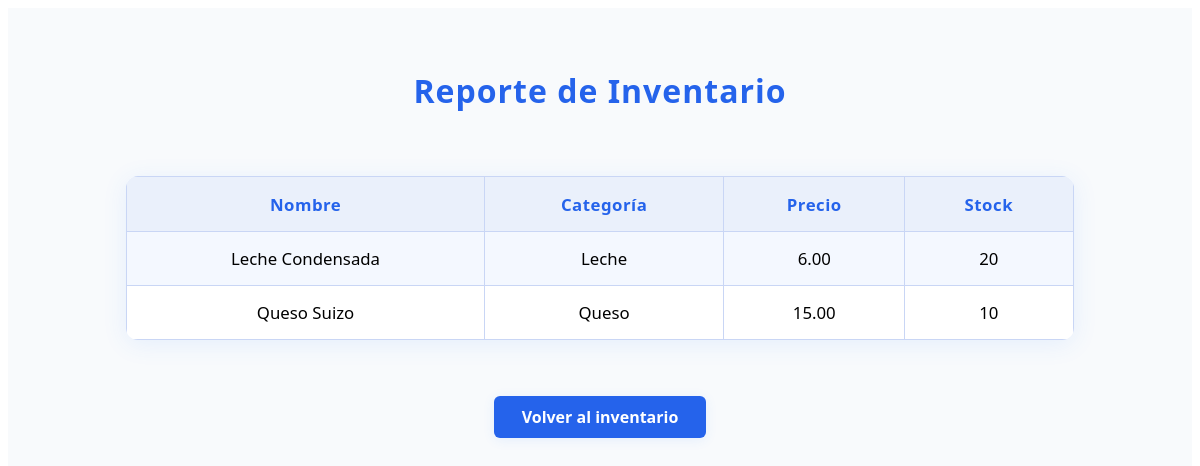
/operador/reporte/, run on an earlier commit of the app's database.
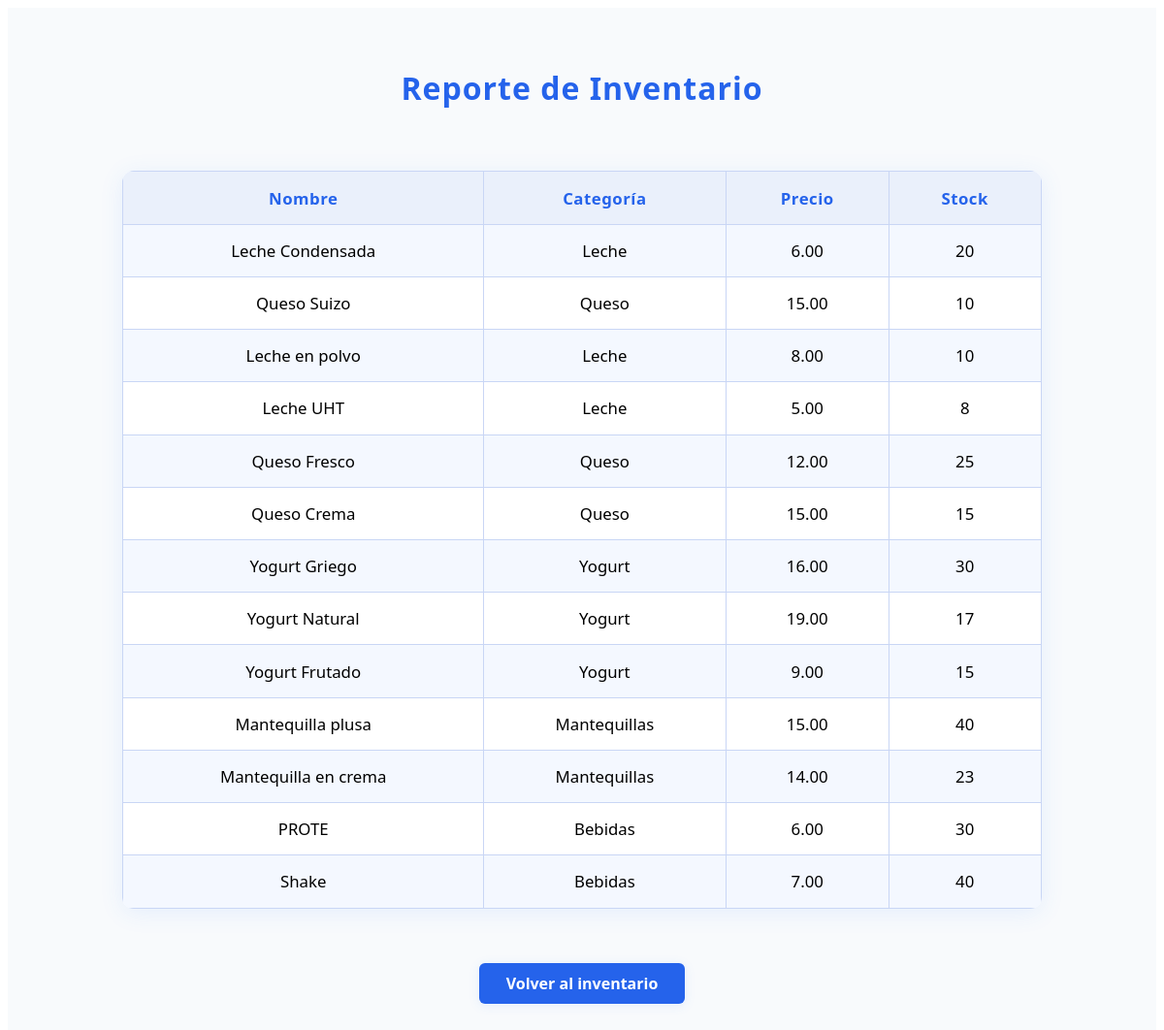
And on a later commit of the database.
### Cliente/producto/models.py (models this page shows, shortened)
class Producto(models.Model):
    id_producto = models.AutoField(primary_key=True)
    id_categoria = models.ForeignKey(Categoria, on_delete=models.CASCADE)
    nombre_producto = models.CharField(max_length=50)
    precio = models.DecimalField(max_digits=10, decimal_places=2)
    stock = models.IntegerField()

class Categoria(models.Model):
    id_categoria = models.AutoField(primary_key=True)
    nombre_categoria = models.CharField(max_length=50)
    descripcion = models.CharField(max_length=50)

### Operador/Inventario/Controller/InventarioController.py (the view)
# urls.py: path('reporte/', InventarioController.reporte_inventario, name='reporte_inventario'),
def reporte_inventario(request):
    productos = Producto.objects.all()
    return render(request, 'inventario/reporte_inventario.html', {'productos': productos})

### Operador/Inventario/templates/inventario/reporte_inventario.html (shortened to what this page needs)
{% load static %}
<!DOCTYPE html>
<html>
<head>
    <link rel="stylesheet" href="{% static 'inventario/reporte_inventario.css' %}">
</head>
<body>
    <div class="reporte-inventario-root">
        <h1>Reporte de Inventario</h1>
        <table class="reporte-inventario-table">
            <tr>
                <th>Nombre</th>
                <th>Categoría</th>
                <th>Precio</th>
                <th>Stock</th>
            </tr>
            {% for producto in productos %}
            <tr>
                <td>{{ producto.nombre_producto }}</td>
                <td>{{ producto.id_categoria.nombre_categoria }}</td>
                <td>{{ producto.precio }}</td>
                <td>{{ producto.stock }}</td>
            </tr>
            {% endfor %}
        </table>
        <a href="{% url 'ver_inventario' %}" class="volver-link">Volver al inventario</a>
    </div>
</body>
</html>

What changed in the data, as far as the page shows it:
added Producto: nombre_producto "Leche en polvo", id_categoria.nombre_categoria "Leche", precio "8.00", stock "10"
added Producto: nombre_producto "Leche UHT", id_categoria.nombre_categoria "Leche", precio "5.00", stock "8"
added Producto: nombre_producto "Queso Fresco", id_categoria.nombre_categoria "Queso", precio "12.00", stock "25"
added Producto: nombre_producto "Queso Crema", id_categoria.nombre_categoria "Queso", precio "15.00", stock "15"
added Producto: nombre_producto "Yogurt Griego", id_categoria.nombre_categoria "Yogurt", precio "16.00", stock "30"
added Producto: nombre_producto "Yogurt Natural", id_categoria.nombre_categoria "Yogurt", precio "19.00", stock "17"
added Producto: nombre_producto "Yogurt Frutado", id_categoria.nombre_categoria "Yogurt", precio "9.00", stock "15"
added Producto: nombre_producto "Mantequilla plusa", id_categoria.nombre_categoria "Mantequillas", precio "15.00", stock "40"
added Producto: nombre_producto "Mantequilla en crema", id_categoria.nombre_categoria "Mantequillas", precio "14.00", stock "23"
added Producto: nombre_producto "PROTE", id_categoria.nombre_categoria "Bebidas", precio "6.00", stock "30"
added Producto: nombre_producto "Shake", id_categoria.nombre_categoria "Bebidas", precio "7.00", stock "40"
